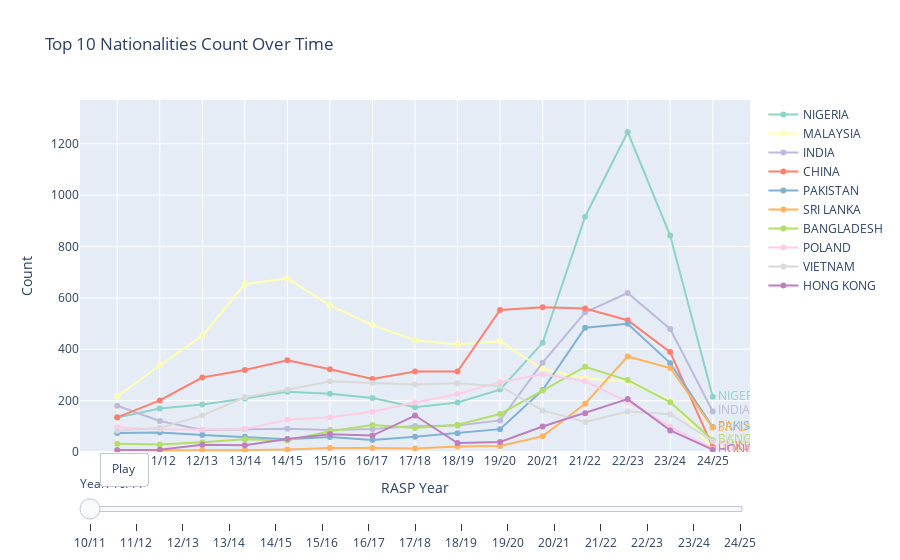

Notebook cell for this chart:
### Code cell


### Figure 1 — Plotly figure (JSON) as saved in the notebook; plotly's stock layout.template omitted (floating-point values rounded to 4 significant figures)
{"data": [{"line": {"color": "rgb(141,211,199)"}, "mode": "lines+markers+text", "name": "NIGERIA", "text": ["", "", "", "", "", "", "", "", "", "", "", "", "", "", "NIGERIA"], "textfont": {"color": "rgb(141,211,199)"}, "textposition": "middle right", "type": "scatter", "visible": true, "x": ["10/11", "11/12", "12/13", "13/14", "14/15", "15/16", "16/17", "17/18", "18/19", "19/20", "20/21", "21/22", "22/23", "23/24", "24/25"], "y": [134, 169, 185, 208, 235, 227, 210, 174, 193, 243, 425, 916, 1246, 843, 215]}, {"line": {"color": "rgb(255,255,179)"}, "mode": "lines+markers+text", "name": "MALAYSIA", "text": ["", "", "", "", "", "", "", "", "", "", "", "", "", "", "MALAYSIA"], "textfont": {"color": "rgb(255,255,179)"}, "textposition": "middle right", "type": "scatter", "visible": true, "x": ["10/11", "11/12", "12/13", "13/14", "14/15", "15/16", "16/17", "17/18", "18/19", "19/20", "20/21", "21/22", "22/23", "23/24", "24/25"], "y": [216, 337, 453, 653, 676, 571, 494, 435, 419, 431, 323, 286, 274, 200, 14]}, {"line": {"color": "rgb(190,186,218)"}, "mode": "lines+markers+text", "name": "INDIA", "text": ["", "", "", "", "", "", "", "", "", "", "", "", "", "", "INDIA"], "textfont": {"color": "rgb(190,186,218)"}, "textposition": "middle right", "type": "scatter", "visible": true, "x": ["10/11", "11/12", "12/13", "13/14", "14/15", "15/16", "16/17", "17/18", "18/19", "19/20", "20/21", "21/22", "22/23", "23/24", "24/25"], "y": [180, 121, 86, 89, 91, 86, 90, 101, 103, 123, 348, 544, 619, 479, 158]}, {"line": {"color": "rgb(251,128,114)"}, "mode": "lines+markers+text", "name": "CHINA", "text": ["", "", "", "", "", "", "", "", "", "", "", "", "", "", "CHINA"], "textfont": {"color": "rgb(251,128,114)"}, "textposition": "middle right", "type": "scatter", "visible": true, "x": ["10/11", "11/12", "12/13", "13/14", "14/15", "15/16", "16/17", "17/18", "18/19", "19/20", "20/21", "21/22", "22/23", "23/24", "24/25"], "y": [135, 201, 290, 319, 357, 322, 284, 313, 313, 553, 564, 559, 513, 389, 19]}, {"line": {"color": "rgb(128,177,211)"}, "mode": "lines+markers+text", "name": "PAKISTAN", "text": ["", "", "", "", "", "", "", "", "", "", "", "", "", "", "PAKISTAN"], "textfont": {"color": "rgb(128,177,211)"}, "textposition": "middle right", "type": "scatter", "visible": true, "x": ["10/11", "11/12", "12/13", "13/14", "14/15", "15/16", "16/17", "17/18", "18/19", "19/20", "20/21", "21/22", "22/23", "23/24", "24/25"], "y": [74, 76, 66, 59, 50, 58, 47, 59, 73, 89, 241, 484, 499, 346, 97]}, {"line": {"color": "rgb(253,180,98)"}, "mode": "lines+markers+text", "name": "SRI LANKA", "text": ["", "", "", "", "", "", "", "", "", "", "", "", "", "", "SRI LANKA"], "textfont": {"color": "rgb(253,180,98)"}, "textposition": "middle right", "type": "scatter", "visible": true, "x": ["10/11", "11/12", "12/13", "13/14", "14/15", "15/16", "16/17", "17/18", "18/19", "19/20", "20/21", "21/22", "22/23", "23/24", "24/25"], "y": [8, 6, 7, 7, 10, 16, 16, 14, 21, 23, 61, 188, 372, 327, 95]}, {"line": {"color": "rgb(179,222,105)"}, "mode": "lines+markers+text", "name": "BANGLADESH", "text": ["", "", "", "", "", "", "", "", "", "", "", "", "", "", "BANGLADESH"], "textfont": {"color": "rgb(179,222,105)"}, "textposition": "middle right", "type": "scatter", "visible": true, "x": ["10/11", "11/12", "12/13", "13/14", "14/15", "15/16", "16/17", "17/18", "18/19", "19/20", "20/21", "21/22", "22/23", "23/24", "24/25"], "y": [32, 29, 38, 50, 45, 81, 105, 93, 106, 148, 239, 332, 280, 194, 47]}, {"line": {"color": "rgb(252,205,229)"}, "mode": "lines+markers+text", "name": "POLAND", "text": ["", "", "", "", "", "", "", "", "", "", "", "", "", "", "POLAND"], "textfont": {"color": "rgb(252,205,229)"}, "textposition": "middle right", "type": "scatter", "visible": true, "x": ["10/11", "11/12", "12/13", "13/14", "14/15", "15/16", "16/17", "17/18", "18/19", "19/20", "20/21", "21/22", "22/23", "23/24", "24/25"], "y": [96, 89, 88, 90, 126, 135, 157, 193, 226, 272, 303, 276, 195, 99, 12]}, {"line": {"color": "rgb(217,217,217)"}, "mode": "lines+markers+text", "name": "VIETNAM", "text": ["", "", "", "", "", "", "", "", "", "", "", "", "", "", "VIETNAM"], "textfont": {"color": "rgb(217,217,217)"}, "textposition": "middle right", "type": "scatter", "visible": true, "x": ["10/11", "11/12", "12/13", "13/14", "14/15", "15/16", "16/17", "17/18", "18/19", "19/20", "20/21", "21/22", "22/23", "23/24", "24/25"], "y": [83, 94, 142, 213, 242, 275, 269, 263, 268, 256, 162, 117, 158, 147, 43]}, {"line": {"color": "rgb(188,128,189)"}, "mode": "lines+markers+text", "name": "HONG KONG", "text": ["", "", "", "", "", "", "", "", "", "", "", "", "", "", "HONG KONG"], "textfont": {"color": "rgb(188,128,189)"}, "textposition": "middle right", "type": "scatter", "visible": true, "x": ["10/11", "11/12", "12/13", "13/14", "14/15", "15/16", "16/17", "17/18", "18/19", "19/20", "20/21", "21/22", "22/23", "23/24", "24/25"], "y": [7, 9, 28, 26, 51, 69, 64, 142, 35, 39, 99, 151, 206, 84, 9]}], "layout": {"showlegend": true, "sliders": [{"currentvalue": {"prefix": "Year: "}, "steps": [{"args": [["10/11"], {"frame": {"duration": 300, "redraw": true}, "mode": "immediate", "transition": {"duration": 300}}], "label": "10/11", "method": "animate"}, {"args": [["11/12"], {"frame": {"duration": 300, "redraw": true}, "mode": "immediate", "transition": {"duration": 300}}], "label": "11/12", "method": "animate"}, {"args": [["12/13"], {"frame": {"duration": 300, "redraw": true}, "mode": "immediate", "transition": {"duration": 300}}], "label": "12/13", "method": "animate"}, {"args": [["13/14"], {"frame": {"duration": 300, "redraw": true}, "mode": "immediate", "transition": {"duration": 300}}], "label": "13/14", "method": "animate"}, {"args": [["14/15"], {"frame": {"duration": 300, "redraw": true}, "mode": "immediate", "transition": {"duration": 300}}], "label": "14/15", "method": "animate"}, {"args": [["15/16"], {"frame": {"duration": 300, "redraw": true}, "mode": "immediate", "transition": {"duration": 300}}], "label": "15/16", "method": "animate"}, {"args": [["16/17"], {"frame": {"duration": 300, "redraw": true}, "mode": "immediate", "transition": {"duration": 300}}], "label": "16/17", "method": "animate"}, {"args": [["17/18"], {"frame": {"duration": 300, "redraw": true}, "mode": "immediate", "transition": {"duration": 300}}], "label": "17/18", "method": "animate"}, {"args": [["18/19"], {"frame": {"duration": 300, "redraw": true}, "mode": "immediate", "transition": {"duration": 300}}], "label": "18/19", "method": "animate"}, {"args": [["19/20"], {"frame": {"duration": 300, "redraw": true}, "mode": "immediate", "transition": {"duration": 300}}], "label": "19/20", "method": "animate"}, {"args": [["20/21"], {"frame": {"duration": 300, "redraw": true}, "mode": "immediate", "transition": {"duration": 300}}], "label": "20/21", "method": "animate"}, {"args": [["21/22"], {"frame": {"duration": 300, "redraw": true}, "mode": "immediate", "transition": {"duration": 300}}], "label": "21/22", "method": "animate"}, {"args": [["22/23"], {"frame": {"duration": 300, "redraw": true}, "mode": "immediate", "transition": {"duration": 300}}], "label": "22/23", "method": "animate"}, {"args": [["23/24"], {"frame": {"duration": 300, "redraw": true}, "mode": "immediate", "transition": {"duration": 300}}], "label": "23/24", "method": "animate"}, {"args": [["24/25"], {"frame": {"duration": 300, "redraw": true}, "mode": "immediate", "transition": {"duration": 300}}], "label": "24/25", "method": "animate"}]}], "title": {"text": "Top 10 Nationalities Count Over Time"}, "updatemenus": [{"buttons": [{"args": [null, {"frame": {"duration": 800, "redraw": true}, "fromcurrent": true, "mode": "immediate", "transition": {"duration": 300, "easing": "quadratic-in-out"}}], "label": "Play", "method": "animate"}], "showactive": false, "type": "buttons", "x": 0.1, "y": 0}], "xaxis": {"title": {"text": "RASP Year"}}, "yaxis": {"range": [0, 1371.0], "title": {"text": "Count"}}}}
